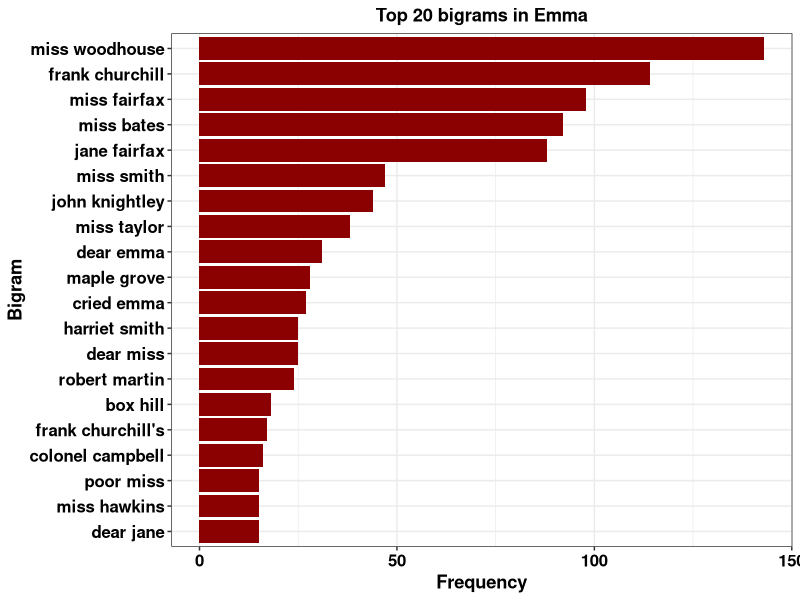
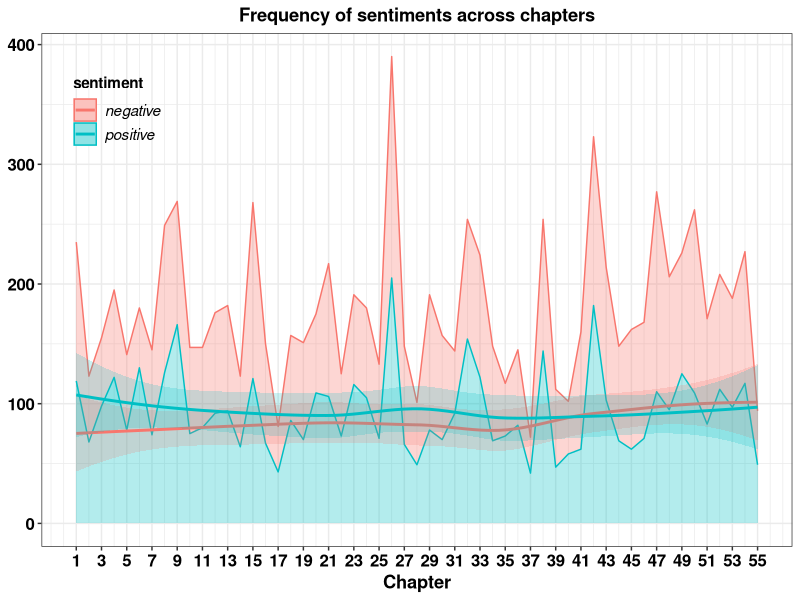
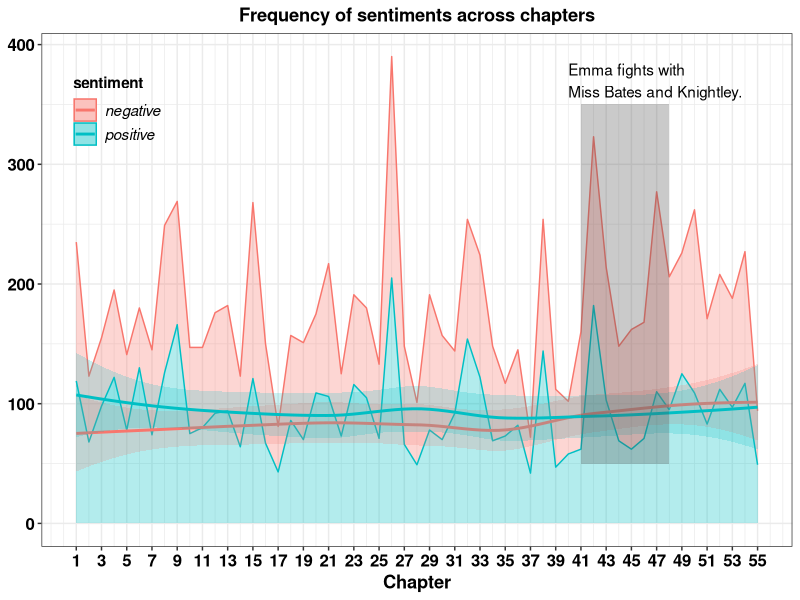
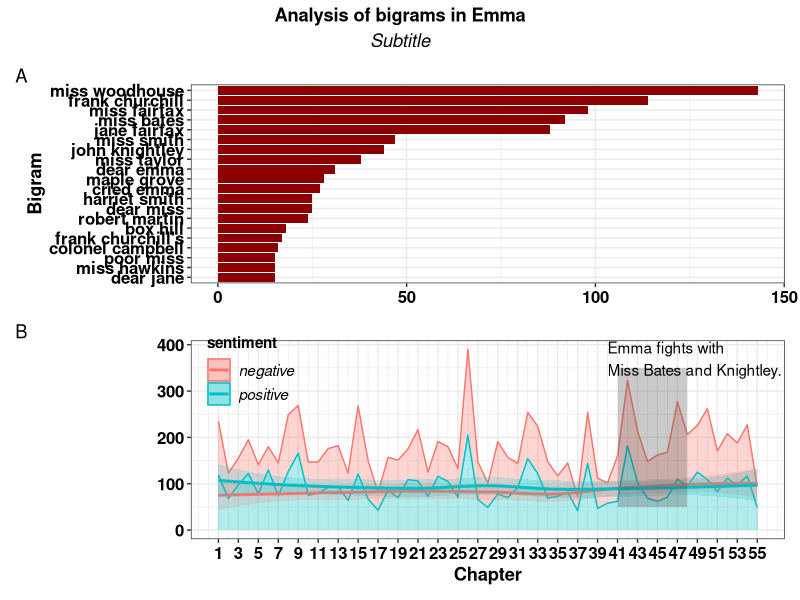

The R source for these figures, in order:
## ---- chunk 1
library(patchwork)
library(tidyverse)
library(tidytext)
## ---- chunk 2
my_theme <- function(){
  theme_bw() + 
  theme(
    legend.position = "bottom"
    , legend.title = element_text(face = "bold", size = rel(1))
    , legend.text = element_text(face = "italic", size = rel(1))
    , axis.text = element_text(face = "bold", size = rel(1.1), color = "black")
    , axis.title = element_text(face = "bold", size = rel(1.2))
    , plot.title = element_text(face = "bold", size = rel(1.2), hjust = .5)
    , plot.subtitle = element_text(face = "italic", size = rel(1.2), hjust = .5)
    , strip.text = element_text(face = "bold", size = rel(1.1), color = "white")
    , strip.background = element_rect(fill = "black")
    )
}
## ---- chunk 3
library(janeaustenr)
emma_df <- tibble(text = emma) %>%
  mutate(
    linenumber = row_number()
    , chapter = cumsum(
      str_detect(text, regex("^chapter [\\divxlc]", ignore_case = TRUE)))
    )
emma_df
## ---- chunk 4
emma_bigrams <- emma_df %>%
  unnest_tokens(
    output = bigram
    , input = text
    , token = "ngrams"
    , n = 2
    ) %>%
  filter(!is.na(bigram))
emma_bigrams
## ---- chunk 5
emma_bigrams <- emma_bigrams %>%
  separate(bigram, c("word1", "word2"), sep = " ") %>%
  filter(!word1 %in% stop_words$word) %>%
  filter(!word2 %in% stop_words$word) %>%
  filter(chapter != 0) %>%
  unite(bigram, word1, word2, sep = " ")
emma_bigrams
## ---- chunk 6
## Your code here ##
p1.1 <- emma_bigrams |> 
  count(bigram, sort = TRUE) |> 
  top_n(20) |>
  mutate(bigram = reorder(bigram, n)) |> 
  ggplot(aes(n, bigram)) +
  geom_col(fill = "darkred") +
  labs(y = "Bigram", x = "Frequency",
       title = "Top 20 bigrams in Emma") + 
  my_theme()
p1.1
## ---- chunk 7
emma_tidy <- emma_df %>%
  unnest_tokens(word, text) %>%
  filter(!is.na(word) & chapter != 0) %>%
  anti_join(stop_words) %>%
  inner_join(get_sentiments("bing")) %>%
  count(sentiment, index = chapter, sort = T) %>%
  rename(chapter = index)
emma_tidy
## ---- chunk 8
## Your code here ##
p1.2 <- emma_tidy |> 
  ggplot(aes(x = chapter, y = n, color = sentiment, fill = sentiment)) +
  geom_area(alpha = .3) +
  geom_smooth(alpha = 0.2) +
  scale_x_continuous(breaks = seq(1,55, by = 2)) +
  labs(x = "Chapter", y = NULL, 
       title = "Frequency of sentiments across chapters") +
  my_theme() +
  theme( legend.position = c(0.1,.85),
         legend.background = element_rect(fill='transparent'))
  
p1.2
## ---- chunk 9
p1.3 <- p1.2 +
  annotate(
      "rect", xmin = 41, xmax = 48, ymin = 50
      , ymax = 350, fill = "grey30", alpha = .3
      ) +
  annotate("text", 
           label = "Emma fights with \nMiss Bates and Knightley.", 
           x = 40, y = 370
           , hjust = 0)
p1.3
## ---- chunk 10
p1 <- p1.1 + labs(title = NULL, x = NULL)
p2 <- p1.3 + labs(title = NULL)

p1 / p2 + 
  plot_annotation(title = "Analysis of bigrams in Emma",
                  subtitle = "Subtitle",
                  tag_levels = "A") & 
  theme(plot.title = element_text(face = "bold", size = rel(1.2), hjust = 0.5),
        plot.subtitle = element_text(face = "italic", size = rel(1.2), hjust = .5))
